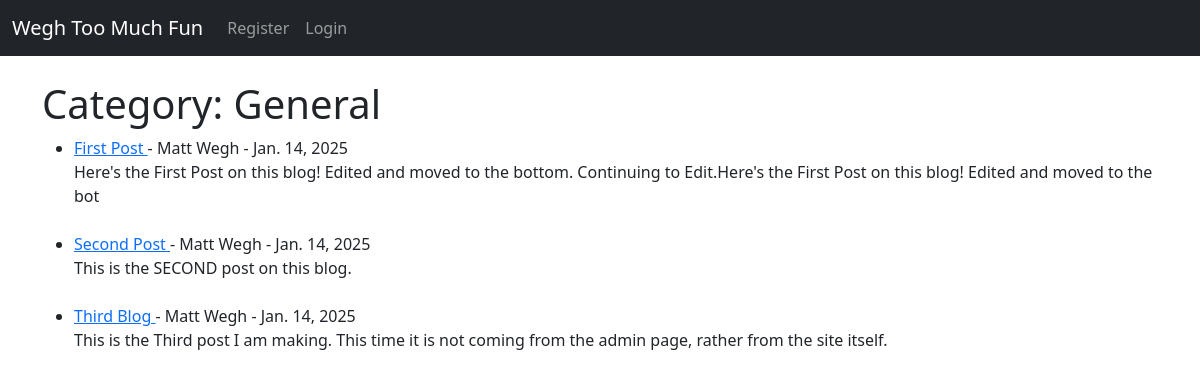
Before: /category/general/ with the older database file.
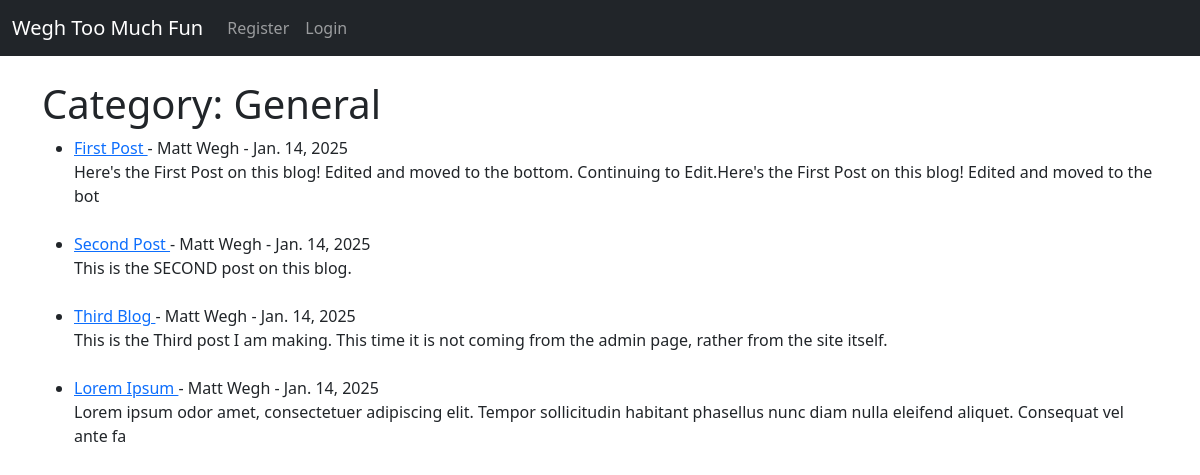
After: the same page with the newer database file.
### theblog/models.py (models this page shows, shortened)
class Post(models.Model):
    title = models.CharField(max_length=255)
    title_tag = models.CharField(max_length=255)
    author = models.ForeignKey(User, on_delete=models.CASCADE)
    body = models.TextField()
    posting_date = models.DateField(auto_now_add=True)
    category = models.CharField(max_length=255, default='General')

### theblog/views.py (the view)
# urls.py: path('category/<str:cats>/', CategoryView, name='category'),
def CategoryView(request, cats):
    category_posts = Post.objects.filter(category=cats)
    return render(request, 'categories.html', {'cats':cats.title(), 'category_posts':category_posts})

### theblog/templates/categories.html
{% extends 'base.html' %}
{% block content %}
{% if category_posts %}
<h1>Category: {{ cats }}</h1>
<ul>
{% for post in category_posts %}
        <li><a href="{% url 'article-detail' post.pk %}">{{ post.title }}  </a> -
            {{ post.author.first_name }}
            {{ post.author.last_name }} -
            {{ post.posting_date }}
            <br>
        {{ post.body|slice:":150"|safe }}</li>
        <br>
{% endfor %}
</ul>
{% else %}
<h6>SORRY, THIS PAGE DOES NOT EXIST</h6>
{% endif %}
{% endblock %}

Changed rows visible on the page:
added Post: title "Lorem Ipsum", author.first_name "Matt", author.last_name "Wegh", posting_date "Jan. 14, 2025", body "Lorem ipsum odor amet, consectetuer adipiscing elit. Tempor sollicitudin habitant phasellus nunc diam nulla eleifend aliquet. Consequat vel ante fa"
